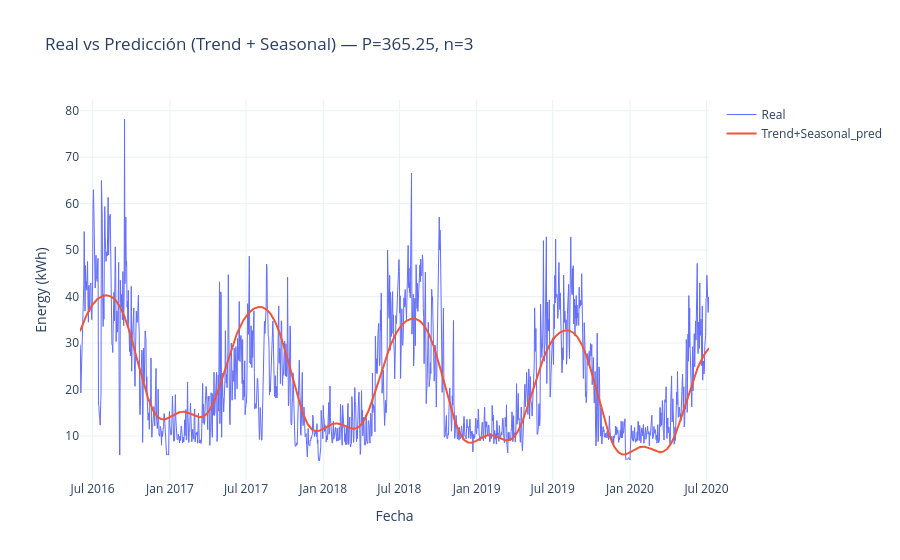

The code cell stored with this chart in its notebook:
### Code cell
# 5 Pipeline con Fourier
# Residuales de train respecto a tendencia
train_trend_pred = Pipeline_trend.predict(train_df['date'])
train_resid = train_df['Energy_kWh'].values - train_trend_pred

# Entrenar Pipeline_seasonal sobre train dates -> train_resid
Pipeline_seasonal.fit(train_df['date'], train_resid)

# Predecir estacionalidad para train, test y todo el df
season_train_pred = Pipeline_seasonal.predict(train_df['date'])
season_test_pred  = Pipeline_seasonal.predict(test_df['date'])
season_full_pred  = Pipeline_seasonal.predict(df['date'])

# Reconstrucción: trend_pred + seasonal_pred
# Para entrenamiento
recon_train = train_trend_pred + season_train_pred
# Para test
recon_test = Pipeline_trend.predict(test_df['date']) + season_test_pred
# Para toda la serie
recon_full = y_full_pred_trend + season_full_pred

# MAE
mae_train_seasonal = mean_absolute_error(y_train, recon_train)
mae_test_seasonal  = mean_absolute_error(y_test, recon_test)

print("\n=== TREND + SEASONAL (Fourier n=3, P=365.25) ===")
print(f"MAE train: {mae_train_seasonal:.4f}")
print(f"MAE test : {mae_test_seasonal:.4f}")

# Graficar reconstrucción vs real
fig_season = go.Figure()
fig_season.add_trace(go.Scatter(x=df['date'], y=df['Energy_kWh'],
                                mode='lines', name='Real', line=dict(width=1)))
fig_season.add_trace(go.Scatter(x=df['date'], y=recon_full,
                                mode='lines', name='Trend+Seasonal_pred', line=dict(width=2)))
fig_season.update_layout(title=f"Real vs Predicción (Trend + Seasonal) — P={P}, n={n}",
                         xaxis_title="Fecha", yaxis_title="Energy (kWh)",
                         template='plotly_white')
fig_season.show()

### Figure 1 — Plotly figure (JSON) as saved in the notebook; plotly's stock layout.template omitted (floating-point values rounded to 4 significant figures; data arrays with more than 128 entries replaced by an {"elided": "..."} marker saying what was removed)
{"data": [{"line": {"width": 1}, "mode": "lines", "name": "Real", "type": "scatter", "x": {"elided": "1498 str values"}, "y": {"elided": "1498 float values"}}, {"line": {"width": 2}, "mode": "lines", "name": "Trend+Seasonal_pred", "type": "scatter", "x": {"elided": "1498 str values"}, "y": {"elided": "1498 float values"}}], "layout": {"title": {"text": "Real vs Predicción (Trend + Seasonal) — P=365.25, n=3"}, "xaxis": {"title": {"text": "Fecha"}}, "yaxis": {"title": {"text": "Energy (kWh)"}}}}
